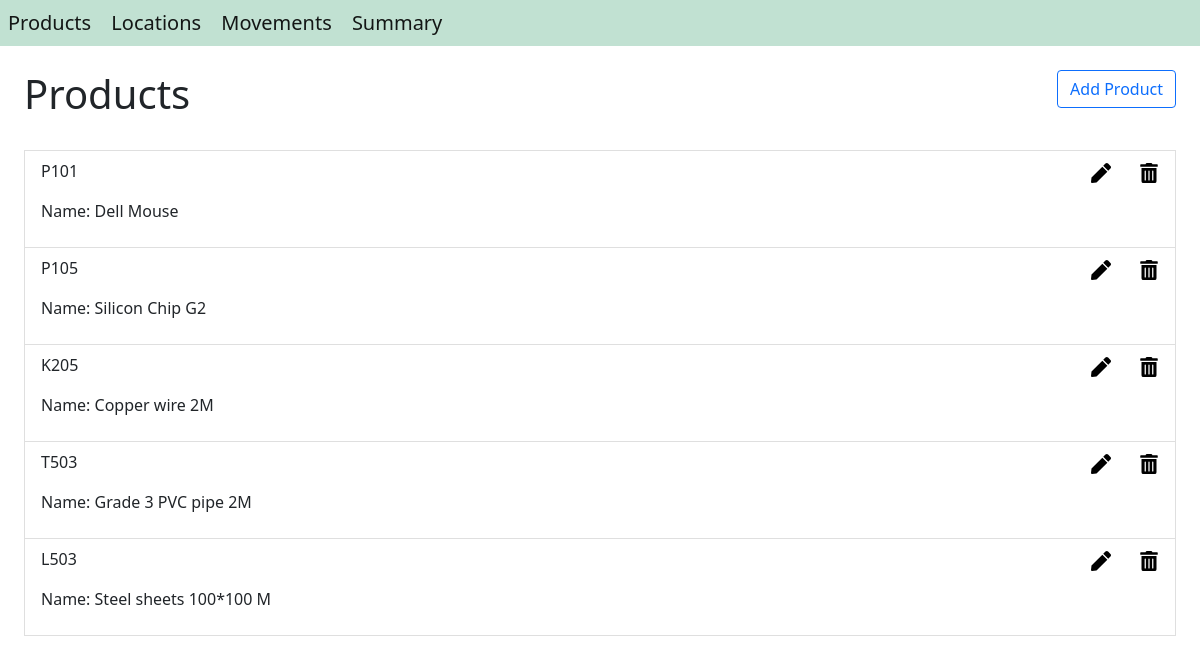
Page /products on the committed database.
### inventory_management/models.py (models this page shows, shortened)
class Product(models.Model):
    product_id = models.CharField(max_length=16, primary_key=True)
    product_name = models.CharField(max_length=64)

### inventory_management/views.py (the view)
# urls.py: path('products', ProductPage.as_view(), name='products'),
class ProductPage(ListView):
    template_name = 'inventory_management/product.html'
    model = Product
    def get_context_data(self, **kwargs):
        context = super().get_context_data(**kwargs)
        context['title'] = 'Products'
        return context

### inventory_management/templates/inventory_management/product.html (shortened to what this page needs)
{% extends "inventory_management/home.html" %}
{% load static %}
{% block stylesheet %}
  <link rel="stylesheet" href="{% static 'inventory_management/product.css' %}">
{% endblock stylesheet %}
{% block body %}
    <div class="custom-disable">
        <div class="ms-4 mt-4 me-4 d-flex justify-content-between">
            <h1>Products</h1>
            <a href=" {% url 'new_product' %} "><button class="btn btn-outline-primary">Add Product</button></a>
        </div>
        <div class="list-grpup ms-4 mt-4 me-4 custom-product-list">
            {% for product in product_list %}
                <div class="list-group-item">
                    <div class="d-flex justify-content-between">
                        <p>{{ product.product_id }}</p>
                        <div>
                            <a href="{% url 'edit_product' product.product_id %}" class="custom-link">
                                <img src="{% static 'inventory_management/pen-solid.svg' %}" alt="edit" class="custom-icon me-4">
                            </a>
                            <img src="{% static 'inventory_management/trash-alt-solid.svg' %}" alt="delete" class="custom-icon" onclick="delete_dialog('{{product.product_id}}')">
                        </div>
                    </div>
                    <p> Name: {{ product.product_name }} </p>
                </div>
            {% endfor %}
        </div>
    </div>
{% endblock body %}

### inventory_management/static/inventory_management/measurements.css (style rules this page uses)
.custom-icon { width: 20px; height: 20px; }
.custom-link { text-decoration: none; }

### rows in the picture
Product: product_id "P101", product_name "Dell Mouse"
Product: product_id "P105", product_name "Silicon Chip G2"
Product: product_id "K205", product_name "Copper wire 2M"
Product: product_id "T503", product_name "Grade 3 PVC pipe 2M"
Product: product_id "L503", product_name "Steel sheets 100*100 M"
